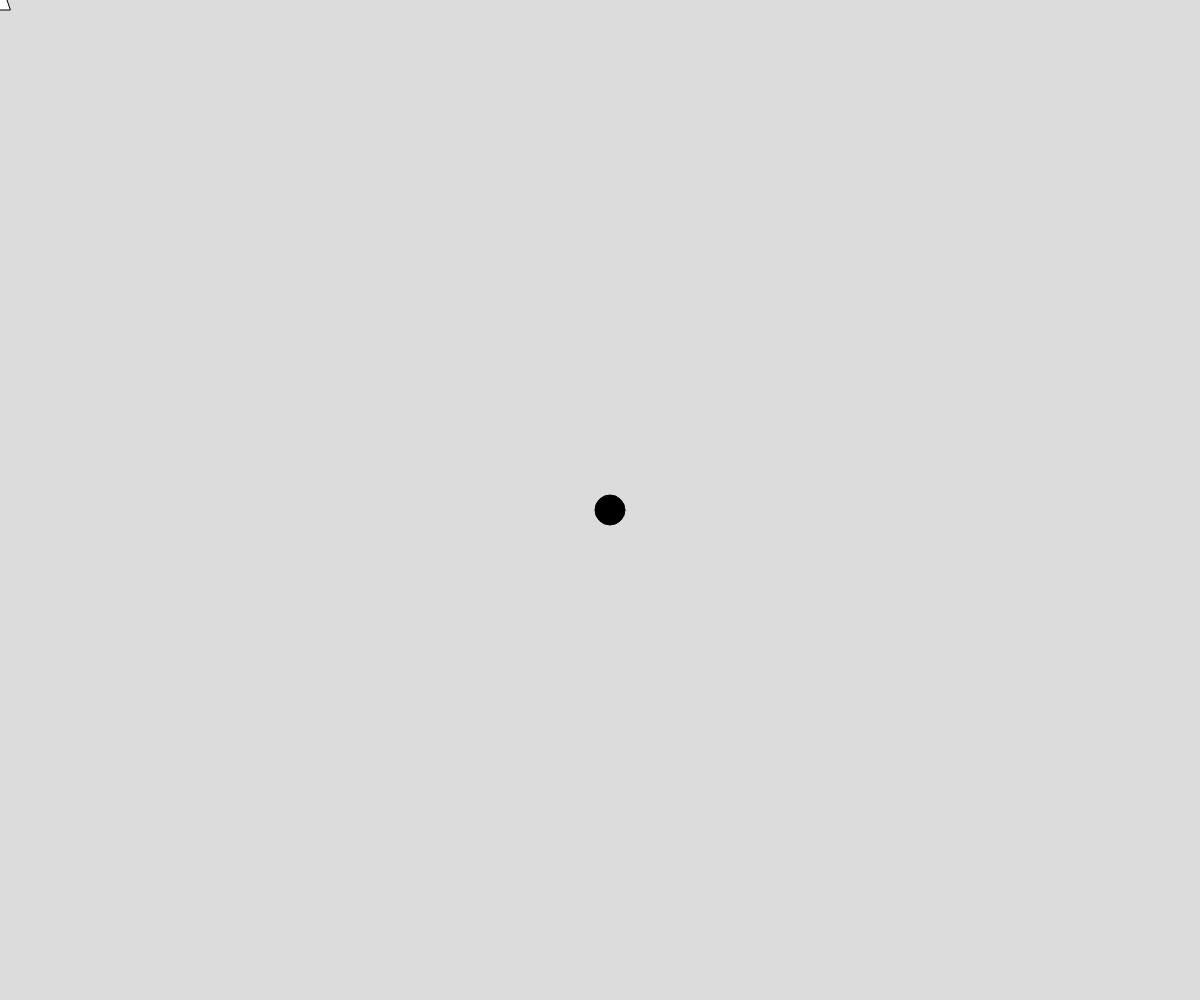
Frame 1 (no input)
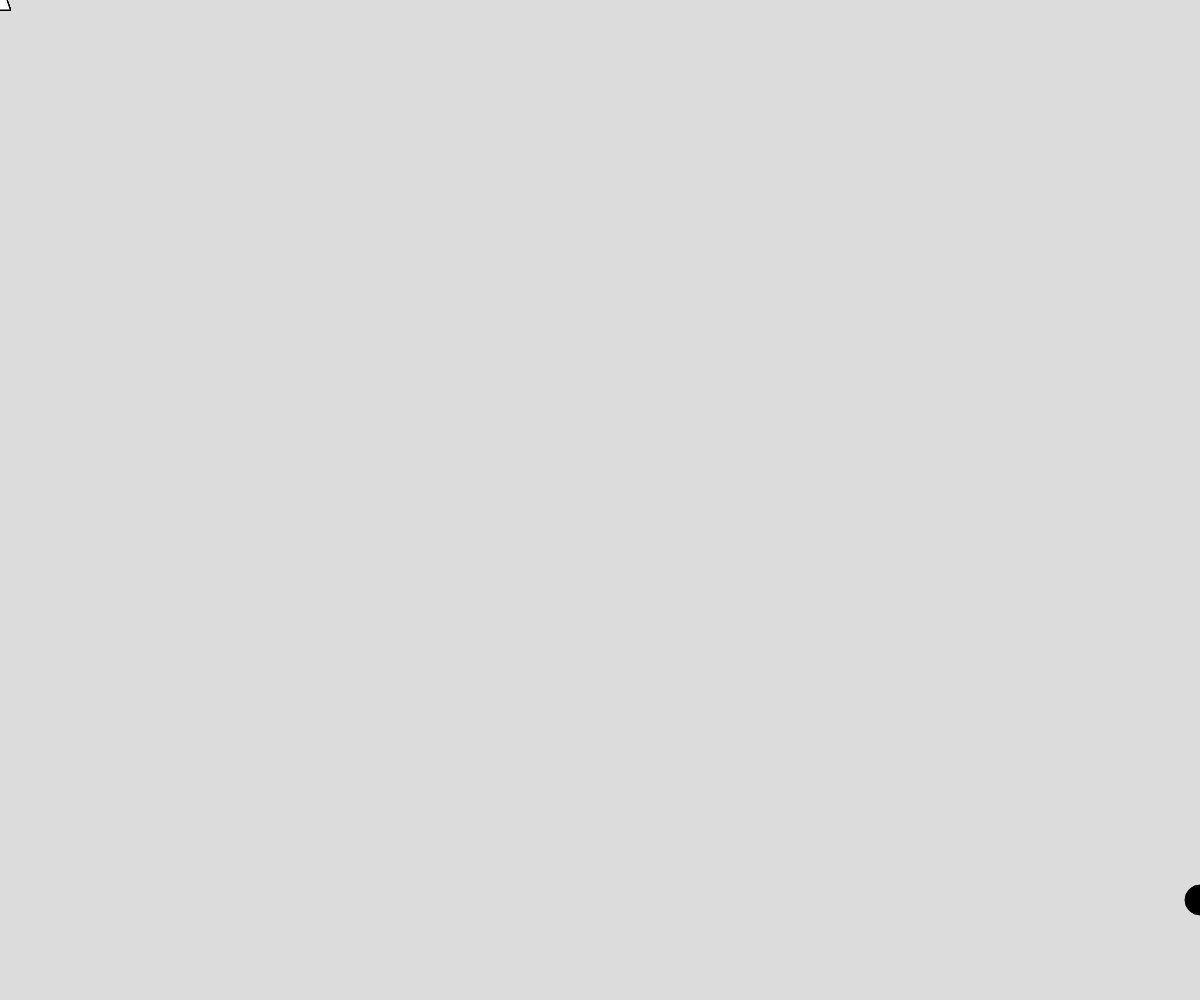
Frame 60 (no input)
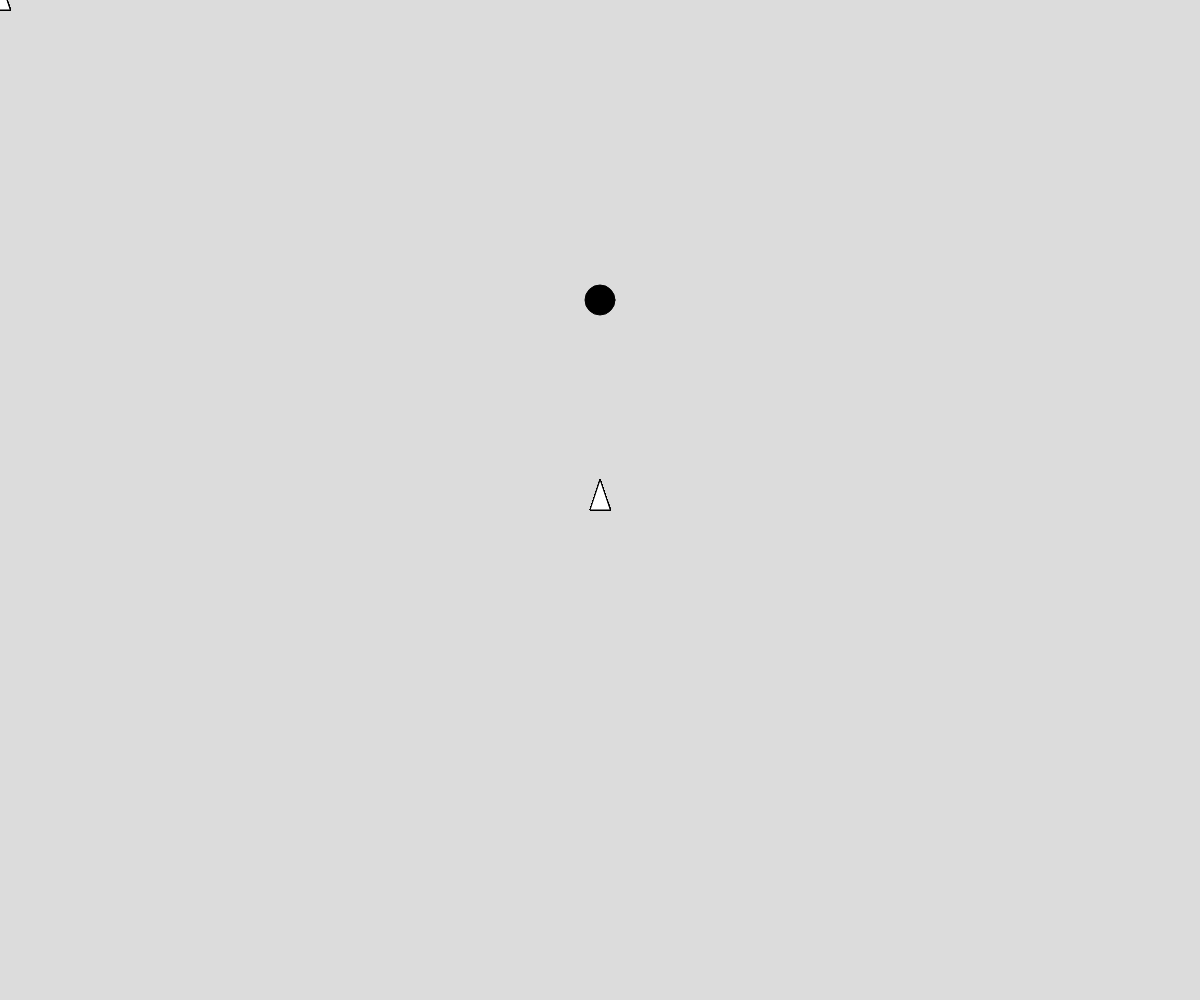
Frame 120 (the mouse pressed at the canvas centre since frame 60)

The p5.js sketch that drew these frames (run headless with seeded random() and noise() and a simulated clock; from frame 60 on, the mouse is pressed at the canvas centre):

// p5.js sketch
// ── sketch.js
// Colors and Canvases Program
// Rupam Niyogi
// September 13th
//
// Extra for Experts:
// - describe what you did to take this project "above and beyond"

let ballx, bally, ballsize;
let xspeed, yspeed;
let overlay;
let colorA;
let colorB;

function setup() {
  createCanvas(windowWidth, windowHeight);
  overlay = createGraphics(width, height);
  ballx = width / 2;
  bally = height / 2;
  xspeed = 10;
  yspeed = 10;
  ballsize = 30;
  colorA = color(128, 20, 190);
  colorB = color("blue");
}
function draw() {
  background(220);
  moveAndDrawBall();
  drawtriangle();
}

function drawtriangle() {
  overlay.triangle(mouseX, mouseY - 20, mouseX - 10,
    mouseY + 10, mouseX + 10, mouseY + 10);
  image(overlay, 0, 0);
}
function moveAndDrawBall() {
  ballx += xspeed;
  bally += yspeed;

  if (ballx <= 0 || ballx >= width) {
    xspeed = xspeed * -1;
  }
  if (bally <= 0 || bally >= height) {
    yspeed = yspeed * -1;
  }


  fill(0);
  circle(ballx, bally, ballsize);
}
function keyPressed() {
  if (key === "a") fill(colorA);
  if (key === "b") fill(colorA);
}
